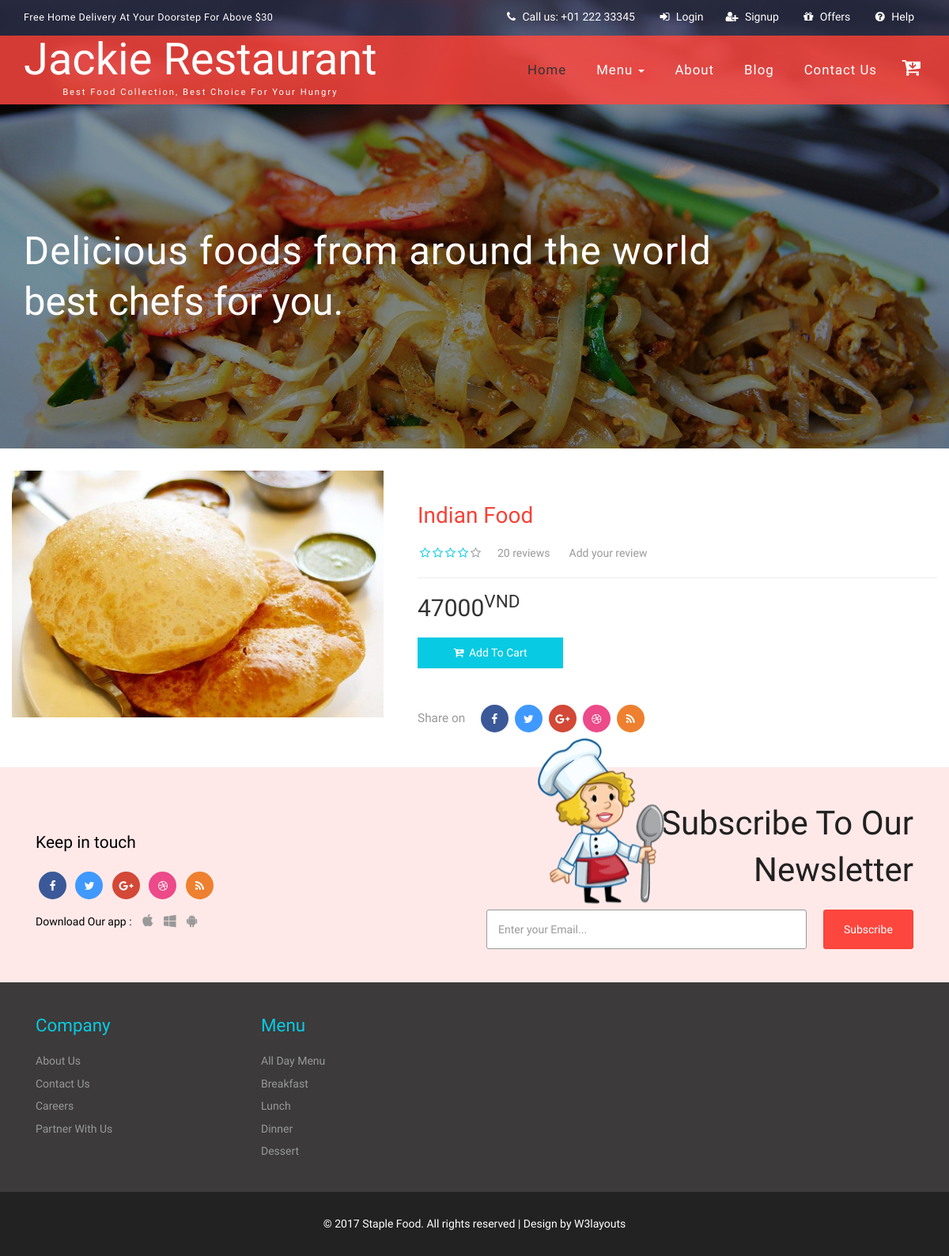
/product-detail.php?id=34, run on the app's committed database.
### tables this page shows
CREATE TABLE `products` (
  `id` int(11) NOT NULL,
  `product_name` varchar(50) NOT NULL,
  `product_code` varchar(10) NOT NULL,
  `description` text NOT NULL,
  `image` varchar(50) NOT NULL,
  `cost` varchar(10) NOT NULL,
  `category_id` int(11) NOT NULL
);

CREATE TABLE `categories` (
  `id` int(11) NOT NULL,
  `name` varchar(50) NOT NULL
);

### product-detail.php (the view, shortened to what this page needs)
<?php
	include 'header.php';
?>
<?php
	require 'database-config.php';
	$id = $_GET['id'];
	$sql = "SELECT products.id, product_name, product_code, description, categories.name as category, cost, image from products, categories where products.category_id = categories.id and products.id = $id";
	$result = mysqli_query($conn, $sql);
	if (mysqli_num_rows($result) > 0) {
    	while($row = mysqli_fetch_assoc($result)) {
    		echo '<div class="col-md-5 modal_body_left">';
				echo '<img src="'.$row["image"].'" alt=" " class="img-relative">';
			echo '</div>';
			echo '<div class="col-md-7 modal_body_right single-top-right">';
				echo '<h3 class="item_name">'.$row["product_name"].'</h3>';
				echo '<div class="single-rating">';
					echo '<ul class="stars" id="item_1">';
						echo '<li><i class="fa fa-star-o" aria-hidden="true"></i></li>';
						echo '<li><i class="fa fa-star-o" aria-hidden="true"></i></li>';
						echo '<li><i class="fa fa-star-o" aria-hidden="true"></i></li>';
						echo '<li><i class="fa fa-star-o" aria-hidden="true"></i></li>';
						echo '<li class="w3act"><i class="fa fa-star-o" aria-hidden="true"></i></li>';
						echo '<li class="rating">20 reviews</li>';
						echo '<li><a href="#">Add your review</a></li>';
					echo '</ul>';
				echo '</div>';
				echo '<div class="single-price">';
					echo '<ul>';
						echo '<h2>'.$row["cost"].'<sup>VND</sup></h2>';
					echo '</ul>';
				echo '</div>';
				echo '<form method="post" action="cart.php?action=add&code='.$row["product_code"].'">';
				echo '<button type="submit" class="w3ls-cart pw3ls-cart"><i class="fa fa-cart-plus" aria-hidden="true"></i> Add to cart</button>';
				echo '</form>';
				echo '<div class="single-page-icons social-icons">';
					echo '<ul>';
						echo '<li><h4>Share on</h4></li>';
						echo '<li><a href="#" class="fa fa-facebook icon facebook"> </a></li>';
						echo '<li><a href="#" class="fa fa-twitter icon twitter"> </a></li>';
						echo '<li><a href="#" class="fa fa-google-plus icon googleplus"> </a></li>';
						echo '<li><a href="#" class="fa fa-dribbble icon dribbble"> </a></li>';
						echo '<li><a href="#" class="fa fa-rss icon rss"> </a></li> ';
					echo '</ul>';
				echo '</div>';
			echo '</div>';
			echo '<div class="clearfix"> </div>';
			echo '<br>';
			echo '<br>';
			}
		}
?>
<?php
	include 'footer.php';
?>

### footer.php (shortened to what this page needs)
	<div class="subscribe agileits-w3layouts">
		<div class="container">
			<div class="col-md-6 social-icons w3-agile-icons">
				<h4>Keep in touch</h4>
				<ul>
					<li><a href="#" class="fa fa-facebook icon facebook"> </a></li>
					<li><a href="#" class="fa fa-twitter icon twitter"> </a></li>
					<li><a href="#" class="fa fa-google-plus icon googleplus"> </a></li>
					<li><a href="#" class="fa fa-dribbble icon dribbble"> </a></li>
					<li><a href="#" class="fa fa-rss icon rss"> </a></li>
				</ul>
				<ul class="apps">
					<li><h4>Download Our app : </h4> </li>
					<li><a href="#" class="fa fa-apple"></a></li>
					<li><a href="#" class="fa fa-windows"></a></li>
					<li><a href="#" class="fa fa-android"></a></li>
				</ul>
			</div>
			<div class="col-md-6 subscribe-right">
				<h3 class="w3ls-title">Subscribe to Our <br><span>Newsletter</span></h3>
				<form action="#" method="post">
					<input type="email" name="email" placeholder="Enter your Email..." required="">
					<input type="submit" value="Subscribe">
				</form>
				<img src="images/i1.png" class="sub-w3lsimg" alt=""/>
			</div>
			<div class="clearfix"> </div>
		</div>
	</div>
	<div class="footer agileits-w3layouts">
		<div class="container">
			<div class="w3_footer_grids">
				<div class="col-xs-6 col-sm-3 footer-grids w3-agileits">
					<h3>company</h3>
					<ul>
						<li><a href="about.php">About Us</a></li>
						<li><a href="contact.php">Contact Us</a></li>
						<li><a href="careers.php">Careers</a></li>
						<li><a href="help.php">Partner With Us</a></li>
					</ul>
				</div>
				<div class="col-xs-6 col-sm-3 footer-grids w3-agileits">
					<h3>Menu</h3>
					<ul>
						<li><a href="products.php">All Day Menu</a></li>
						<?php
                                require 'database-config.php';
                                $sql = "SELECT categories.id, categories.name, products.image FROM categories, products WHERE products.category_id = categories.id GROUP BY categories.id";
                                $result = mysqli_query($conn, $sql);
                                if (mysqli_num_rows($result) > 0) {
                                  while($row = mysqli_fetch_assoc($result)) {
                                        echo '<form action="products.php" method="GET">';
                                        echo '<li><a href="products.php?id='.$row["id"].'">'.$row["name"].'</a></li>';
                                        echo '</form>';
                                  }
                                }
                               ?>
					</ul>
				</div>
				<div class="clearfix"> </div>
			</div>
		</div>
	</div>
	<div class="copyw3-agile">
		<div class="container">
			<p>&copy; 2017 Staple Food. All rights reserved | Design by <a href="http://w3layouts.com/">W3layouts</a></p>
		</div>
	</div>
</body>
</html>

### data on the page
products: image (picture), product_name "Indian Food", cost "47000"
categories: name "Breakfast"
categories: name "Lunch"
categories: name "Dinner"
categories: name "Dessert"
